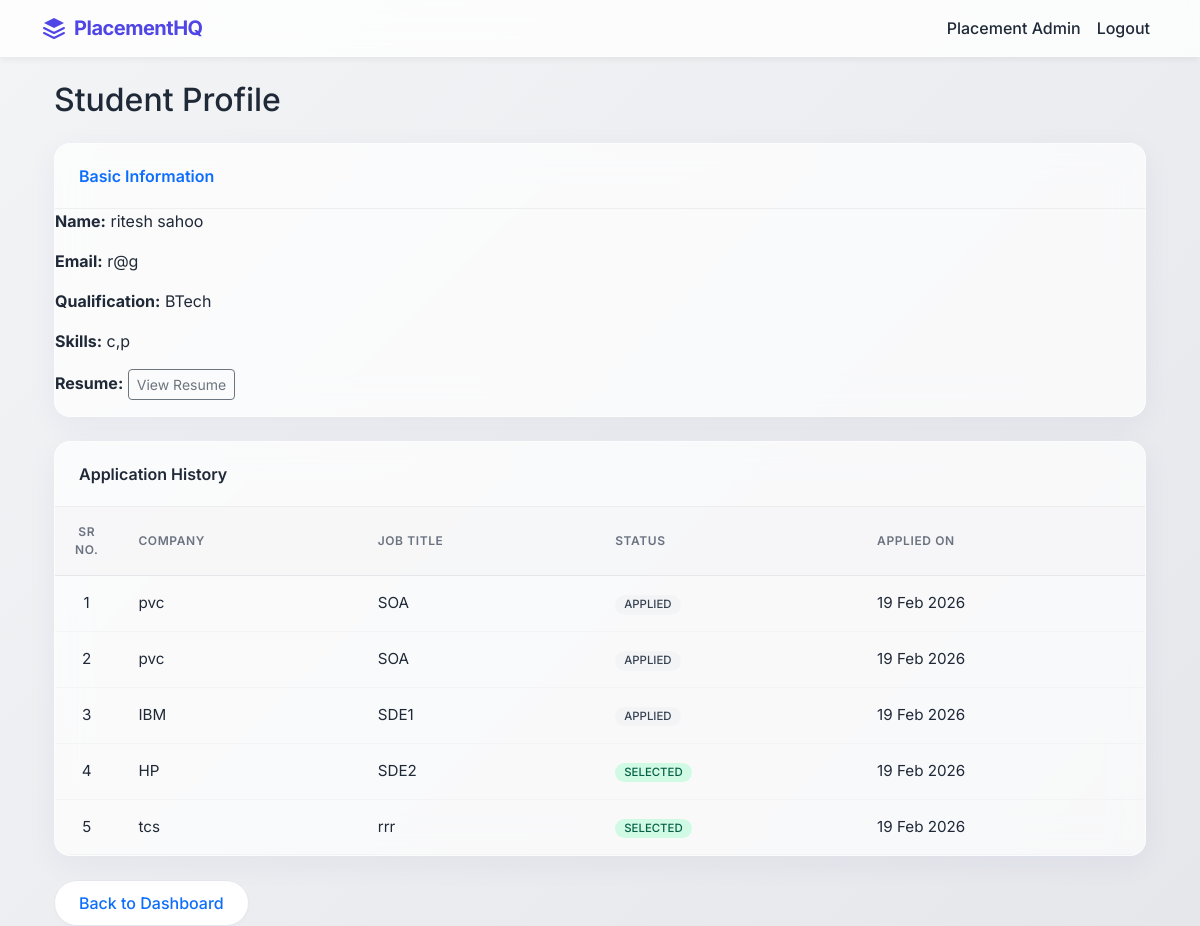
Page /admin/student/11 (signed in) on the committed database.
### backend/models.py (models this page shows, shortened)
class User(db.Model, UserMixin):
    __tablename__ = "user"
    id = db.Column(db.Integer, primary_key=True)
    full_name = db.Column(db.String(100), nullable=False)
    email = db.Column(db.String(120), unique=True, nullable=False)
    password = db.Column(db.String(200), nullable=False)
    role = db.Column(db.String(20), nullable=False)
    is_active = db.Column(db.Boolean, default=True)
    created_at = db.Column(db.DateTime, default=datetime.utcnow)
    company_profile = db.relationship(
        "CompanyProfile", backref="user", uselist=False, cascade="all, delete"
    )
    student_profile = db.relationship(
        "StudentProfile", backref="user", uselist=False, cascade="all, delete"
    )
    applications = db.relationship(
        "Application", backref="student", cascade="all, delete", lazy=True
    )

class StudentProfile(db.Model):
    __tablename__ = "student_profile"
    id = db.Column(db.Integer, primary_key=True)
    qualification = db.Column(db.String(100), nullable=False)
    skills = db.Column(db.String(250))
    resume_path = db.Column(db.String(250))
    is_blacklisted = db.Column(db.Boolean, default=False)
    user_id = db.Column(
        db.Integer, db.ForeignKey("user.id", ondelete="CASCADE"), nullable=False
    )

class Application(db.Model):
    __tablename__ = "application"
    id = db.Column(db.Integer, primary_key=True)
    application_date = db.Column(db.DateTime, default=datetime.utcnow)
    status = db.Column(
        db.String(20), default="APPLIED"
    )  # APPLIED / SHORTLISTED / SELECTED / REJECTED / PLACED
    student_id = db.Column(
        db.Integer, db.ForeignKey("user.id", ondelete="CASCADE"), nullable=False
    )
    drive_id = db.Column(
        db.Integer, db.ForeignKey("placement_drive.id", ondelete="CASCADE"), nullable=False
    )
    __table_args__ = (
        db.UniqueConstraint("student_id", "drive_id", name="unique_application"),
    )

class CompanyProfile(db.Model):
    __tablename__ = "company_profile"
    id = db.Column(db.Integer, primary_key=True)
    company_name = db.Column(db.String(150), nullable=False)
    hr_contact = db.Column(db.String(100), nullable=False)
    website = db.Column(db.String(150))
    approval_status = db.Column(
        db.String(20), default="PENDING"
    )  # PENDING / APPROVED / REJECTED
    is_blacklisted = db.Column(db.Boolean, default=False)
    blacklist_reason = db.Column(db.String(250), nullable=True, default=None)
    user_id = db.Column(
        db.Integer, db.ForeignKey("user.id", ondelete="CASCADE"), nullable=False
    )
    placement_drives = db.relationship(
        "PlacementDrive", backref="company", cascade="all, delete", lazy=True
    )

class PlacementDrive(db.Model):
    __tablename__ = "placement_drive"
    id = db.Column(db.Integer, primary_key=True)
    job_title = db.Column(db.String(150), nullable=False)
    job_description = db.Column(db.Text, nullable=False)
    eligibility_criteria = db.Column(db.Text)
    required_skills = db.Column(db.String(250))
    experience_required = db.Column(db.Integer)
    salary_range = db.Column(db.String(100))
    application_deadline = db.Column(db.Date, nullable=False)
    status = db.Column(
        db.String(20), default="PENDING"
    )  # PENDING / APPROVED / CLOSED
    created_at = db.Column(db.DateTime, default=datetime.utcnow)
    company_id = db.Column(
        db.Integer, db.ForeignKey("company_profile.id", ondelete="CASCADE"), nullable=False
    )
    applications = db.relationship(
        "Application", backref="placement_drive", cascade="all, delete", lazy=True
    )

### backend/controllers.py (the view)
@bp.route("/admin/student/<int:id>")
@login_required
@role_required("ADMIN")
def admin_view_student(id):
    student = User.query.get_or_404(id)
    profile = StudentProfile.query.filter_by(user_id=id).first()
    applications = Application.query.filter_by(student_id=id).all()
    return render_template(
        "admin_view_student.html",
        student=student,
        profile=profile,
        applications=applications
    )

### backend/__init__.py (called while the page is built)
def create_app():
    app = Flask(__name__, template_folder="../templates", static_folder="../static")
    app.config["SQLALCHEMY_DATABASE_URI"] = os.getenv(
        "DATABASE_URL",
        "sqlite:///PLACEMENT_PORTAL.sqlite3"
    )
    app.config["SQLALCHEMY_TRACK_MODIFICATIONS"] = False
    app.config["SECRET_KEY"] = os.getenv("SECRET_KEY", "placement_secret_key")
    app.debug = True
    db.init_app(app)
    login_manager = LoginManager()
    login_manager.login_view = "main.login"
    login_manager.init_app(app)
    @login_manager.user_loader
    def load_user(user_id):
        return User.query.get(int(user_id))
    from .controllers import bp
    app.register_blueprint(bp)
    from .api import api_bp
    app.register_blueprint(api_bp)
    return app

### backend/controllers.py (called while the page is built)
def role_required(role):
    def decorator(f):
        @wraps(f)
        def decorated_function(*args, **kwargs):
            if not current_user.is_authenticated:
                return redirect(url_for('main.login'))
            if current_user.role != role:
                flash("You do not have permission to view this page.", "danger")
                return redirect(url_for('main.login'))
            return f(*args, **kwargs)
        return decorated_function
    return decorator

### templates/admin_view_student.html (shortened to what this page needs)
{% extends "base.html" %}
{% block content %}
<div class="container mt-4">
    <h2 class="mb-4">Student Profile</h2>
    <div class="glass-card mb-4 animate-fade-in">
        <div class="glass-header text-primary">
            Basic Information
        </div>
        <div class="card-body">
            <p><strong>Name:</strong> {{ student.full_name }}</p>
            <p><strong>Email:</strong> {{ student.email }}</p>
            <p><strong>Qualification:</strong> {{ profile.qualification }}</p>
            <p><strong>Skills:</strong> {{ profile.skills }}</p>
            {% if profile.resume_path %}
                <p>
                    <strong>Resume:</strong>
                    <a href="{{ url_for('static', filename=profile.resume_path) }}"
                       target="_blank"
                       class="btn btn-sm btn-outline-secondary">
                        View Resume
                    </a>
                </p>
            {% else %}
                <p><strong>Resume:</strong> Not Uploaded</p>
            {% endif %}
        </div>
    </div>
    <div class="glass-card animate-fade-in">
        <div class="glass-header">
            Application History
        </div>
        <div class="card-body">
            <div class="table-responsive">
            <table class="table-modern">
                <thead >
                <tr>
                    <th class="text-center" style="width: 60px;">Sr No.</th>
                    <th>Company</th>
                    <th>Job Title</th>
                    <th>Status</th>
                    <th>Applied On</th>
                </tr>
                </thead>
                <tbody>
                {% for app in applications %}
                <tr>
                    <td class="text-center">{{ loop.index }}</td>
                    <td>{{ app.placement_drive.company.company_name }}</td>
                    <td>{{ app.placement_drive.job_title }}</td>
                    <td>
                        {% if app.status == "SELECTED" %}
                            <span class="badge badge-soft-success">{{ app.status }}</span>
                        {% elif app.status == "REJECTED" %}
                            <span class="badge badge-soft-danger">{{ app.status }}</span>
                        {% elif app.status == "SHORTLISTED" %}
                            <span class="badge badge-soft-primary">{{ app.status }}</span>
                        {% else %}
                            <span class="badge badge-soft-secondary">{{ app.status }}</span>
                        {% endif %}
                    </td>
                    <td>{{ app.application_date.strftime('%d %b %Y') }}</td>
                </tr>
                {% else %}
                <tr>
                    <td colspan="5" class="text-center">
                        No applications found.
                    </td>
                </tr>
                {% endfor %}
                </tbody>
            </table>
            </div>
        </div>
    </div>
    <a href="{{ url_for('main.admin_dashboard') }}"
       class="btn btn-secondary-premium text-primary mt-4">
        Back to Dashboard
    </a>
</div>
{% endblock %}

### templates/base.html (shortened to what this page needs)
<!DOCTYPE html>
<html lang="en">
<head>
    <link
      href="https://cdn.jsdelivr.net/npm/bootstrap@5.3.2/dist/css/bootstrap.min.css"
      rel="stylesheet"
    >
    <link rel="stylesheet" href="{{ url_for('static', filename='css/styles.css') }}">
</head>
<body class="{% block body_class %}{% endblock %}">
<nav class="navbar navbar-expand-lg navbar-glass">
    <div class="container">
        <a class="navbar-brand d-flex align-items-center" href="/">
            <svg class="me-2" width="24" height="24" viewBox="0 0 24 24" fill="none" xmlns="http://www.w3.org/2000/svg">
                <path d="M12 2L2 7L12 12L22 7L12 2Z" fill="#4F46E5"/>
                <path d="M2 17L12 22L22 17M2 12L12 17L22 12" stroke="#4F46E5" stroke-width="2" stroke-linecap="round" stroke-linejoin="round"/>
            </svg>
            PlacementHQ
        </a>
        <div class="collapse navbar-collapse">
            <ul class="navbar-nav ms-auto">
                {% if current_user.is_authenticated %}
                    <li class="nav-item">
                        <span class="nav-link">
                            {{ current_user.full_name }}
                        </span>
                    </li>
                    <li class="nav-item">
                        <a class="nav-link" href="{{ url_for('main.logout') }}">Logout</a>
                    </li>
                {% else %}
                    <li class="nav-item">
                        <a class="nav-link" href="{{ url_for('main.login') }}">Login</a>
                    </li>
                {% endif %}
            </ul>
        </div>
    </div>
</nav>
<div class="container mt-4">
    {% block content %}{% endblock %}
</div>
</body>
</html>

### static/css/styles.css (style rules this page uses)
:root { --primary: #4F46E5; --primary-hover: #4338CA; --secondary: #10B981; --secondary-hover: #059669; --accent: #8B5CF6; --dark-text: #1F2937; --muted-text: #6B7280; --background-start: #F3F4F6; --background-end: #E5E7EB; --glass-bg: rgba(255, 255, 255, 0.7); --glass-border: rgba(255, 255, 255, 0.5); --glass-shadow: 0 8px 32px 0 rgba(31, 38, 135, 0.05); --font-main: 'Inter', system-ui, -apple-system, sans-serif; --border-radius-sm: 8px; --border-radius-md: 12px; --border-radius-lg: 16px; --border-radius-pill: 50px; }
body { font-family: var(--font-main); color: var(--dark-text); background: linear-gradient(135deg, var(--background-start) 0%, var(--background-end) 100%); background-attachment: fixed; min-height: 100vh; margin: 0; padding: 0; overflow-x: hidden; }
.animate-fade-in { animation: fadeInUp 0.6s cubic-bezier(0.16, 1, 0.3, 1) forwards; }
.navbar-glass { background: rgba(255, 255, 255, 0.8) !important; backdrop-filter: blur(12px); -webkit-backdrop-filter: blur(12px); border-bottom: 1px solid var(--glass-border); box-shadow: 0 4px 6px -1px rgba(0, 0, 0, 0.05); position: sticky; top: 0; z-index: 1000; transition: all 0.3s ease; }
.navbar-glass .navbar-brand { font-weight: 700; color: var(--primary) !important; letter-spacing: -0.5px; }
.navbar-glass .nav-link { color: var(--dark-text) !important; font-weight: 500; transition: color 0.2s ease; }
.glass-card { background: var(--glass-bg); backdrop-filter: blur(16px); -webkit-backdrop-filter: blur(16px); border: 1px solid var(--glass-border); border-radius: var(--border-radius-lg); box-shadow: var(--glass-shadow); transition: transform 0.3s ease, box-shadow 0.3s ease; overflow: hidden; }
.glass-header { background: transparent !important; border-bottom: 1px solid rgba(0,0,0,0.05); padding: 1.25rem 1.5rem; font-weight: 600; color: var(--dark-text); }
.btn-secondary-premium { background: white; color: var(--dark-text); border: 1px solid #E5E7EB; border-radius: var(--border-radius-pill); padding: 0.6rem 1.5rem; font-weight: 500; transition: all 0.3s ease; box-shadow: 0 2px 4px rgba(0,0,0,0.02); }
.table-modern { width: 100%; border-collapse: separate; border-spacing: 0; background: transparent; }
.table-modern th { background: rgba(243, 244, 246, 0.5); color: var(--muted-text); font-weight: 600; font-size: 0.75rem; text-transform: uppercase; letter-spacing: 0.05em; padding: 1rem 1.25rem; border-bottom: 1px solid #E5E7EB; }
.table-modern td { padding: 1rem 1.25rem; vertical-align: middle; border-bottom: 1px solid #F3F4F6; color: var(--dark-text); font-size: 0.95rem; }
.table-modern tbody tr { transition: background-color 0.2s ease; }
.badge-soft-success { background-color: #D1FAE5; color: #065F46; border-radius: var(--border-radius-pill); padding: 0.35em 0.8em; font-weight: 500; }
.badge-soft-secondary { background-color: #F3F4F6; color: #374151; border-radius: var(--border-radius-pill); padding: 0.35em 0.8em; font-weight: 500; }

### rows in the picture
User: full_name "Placement Admin"
User: full_name "ritesh sahoo", email "r@g"
StudentProfile: qualification "BTech", skills "c,p"
Application: placement_drive.company.company_name "pvc", placement_drive.job_title "SOA", status "APPLIED", application_date "19 Feb 2026"
Application: placement_drive.company.company_name "pvc", placement_drive.job_title "SOA", status "APPLIED", application_date "19 Feb 2026"
Application: placement_drive.company.company_name "IBM", placement_drive.job_title "SDE1", status "APPLIED", application_date "19 Feb 2026"
Application: placement_drive.company.company_name "HP", placement_drive.job_title "SDE2", status "SELECTED", application_date "19 Feb 2026"
Application: placement_drive.company.company_name "tcs", placement_drive.job_title "rrr", status "SELECTED", application_date "19 Feb 2026"
